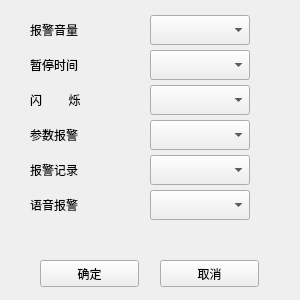
<?xml version="1.0" encoding="UTF-8"?>
<ui version="4.0">
 <class>Set_baojingshezhi</class>
 <widget class="QWidget" name="Set_baojingshezhi">
  <property name="geometry">
   <rect>
    <x>0</x>
    <y>0</y>
    <width>300</width>
    <height>300</height>
   </rect>
  </property>
  <property name="focusPolicy">
   <enum>Qt::WheelFocus</enum>
  </property>
  <property name="windowTitle">
   <string>报警设置</string>
  </property>
  <widget class="QLabel" name="label">
   <property name="geometry">
    <rect>
     <x>30</x>
     <y>20</y>
     <width>70</width>
     <height>20</height>
    </rect>
   </property>
   <property name="text">
    <string>报警音量</string>
   </property>
  </widget>
  <widget class="QComboBox" name="comboBox">
   <property name="geometry">
    <rect>
     <x>150</x>
     <y>15</y>
     <width>100</width>
     <height>30</height>
    </rect>
   </property>
  </widget>
  <widget class="QComboBox" name="comboBox_2">
   <property name="geometry">
    <rect>
     <x>150</x>
     <y>50</y>
     <width>100</width>
     <height>30</height>
    </rect>
   </property>
   <property name="maxVisibleItems">
    <number>2</number>
   </property>
  </widget>
  <widget class="QLabel" name="label_2">
   <property name="geometry">
    <rect>
     <x>30</x>
     <y>55</y>
     <width>70</width>
     <height>20</height>
    </rect>
   </property>
   <property name="text">
    <string>暂停时间</string>
   </property>
  </widget>
  <widget class="QLabel" name="label_3">
   <property name="geometry">
    <rect>
     <x>30</x>
     <y>90</y>
     <width>70</width>
     <height>20</height>
    </rect>
   </property>
   <property name="text">
    <string>闪        烁</string>
   </property>
  </widget>
  <widget class="QComboBox" name="comboBox_3">
   <property name="geometry">
    <rect>
     <x>150</x>
     <y>85</y>
     <width>100</width>
     <height>30</height>
    </rect>
   </property>
   <property name="maxVisibleItems">
    <number>2</number>
   </property>
  </widget>
  <widget class="QLabel" name="label_4">
   <property name="geometry">
    <rect>
     <x>30</x>
     <y>125</y>
     <width>70</width>
     <height>20</height>
    </rect>
   </property>
   <property name="text">
    <string>参数报警</string>
   </property>
  </widget>
  <widget class="QComboBox" name="comboBox_4">
   <property name="geometry">
    <rect>
     <x>150</x>
     <y>120</y>
     <width>100</width>
     <height>30</height>
    </rect>
   </property>
   <property name="maxVisibleItems">
    <number>2</number>
   </property>
  </widget>
  <widget class="QLabel" name="label_5">
   <property name="geometry">
    <rect>
     <x>30</x>
     <y>160</y>
     <width>70</width>
     <height>20</height>
    </rect>
   </property>
   <property name="text">
    <string>报警记录</string>
   </property>
  </widget>
  <widget class="QComboBox" name="comboBox_5">
   <property name="geometry">
    <rect>
     <x>150</x>
     <y>155</y>
     <width>100</width>
     <height>30</height>
    </rect>
   </property>
   <property name="maxVisibleItems">
    <number>2</number>
   </property>
  </widget>
  <widget class="QLabel" name="label_6">
   <property name="geometry">
    <rect>
     <x>30</x>
     <y>195</y>
     <width>70</width>
     <height>20</height>
    </rect>
   </property>
   <property name="text">
    <string>语音报警</string>
   </property>
  </widget>
  <widget class="QComboBox" name="comboBox_6">
   <property name="geometry">
    <rect>
     <x>150</x>
     <y>190</y>
     <width>100</width>
     <height>30</height>
    </rect>
   </property>
   <property name="maxVisibleItems">
    <number>2</number>
   </property>
  </widget>
  <widget class="QPushButton" name="pushButton">
   <property name="geometry">
    <rect>
     <x>40</x>
     <y>260</y>
     <width>99</width>
     <height>27</height>
    </rect>
   </property>
   <property name="text">
    <string>确定</string>
   </property>
  </widget>
  <widget class="QPushButton" name="pushButton_2">
   <property name="geometry">
    <rect>
     <x>160</x>
     <y>260</y>
     <width>99</width>
     <height>27</height>
    </rect>
   </property>
   <property name="text">
    <string>取消</string>
   </property>
  </widget>
 </widget>
 <resources/>
 <connections/>
</ui>
